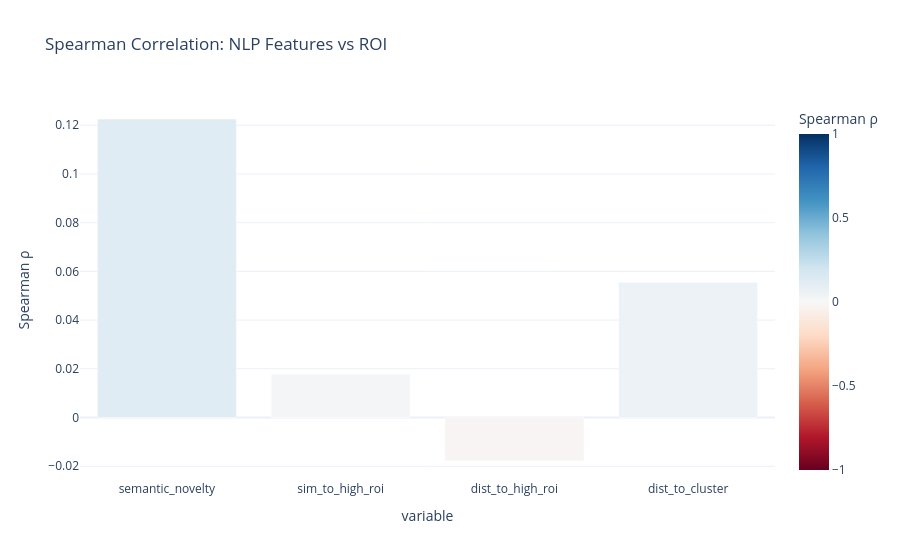

The cell this chart's notebook holds for it:
### Code cell
fig = px.bar(
    df_corr,
    x="variable",
    y="rho_spearman",
    color="rho_spearman",
    color_continuous_scale="RdBu",
    range_color=[-1, 1],
    title="Spearman Correlation: NLP Features vs ROI",
    labels={"rho_spearman": "Spearman ρ"}
)

fig.update_layout(template="plotly_white")
fig.show()

### Figure 1 — Plotly figure (JSON) as saved in the notebook; plotly's stock layout.template omitted (floating-point values rounded to 4 significant figures)
{"data": [{"hovertemplate": "variable=%{x}<br>Spearman ρ=%{marker.color}<extra></extra>", "legendgroup": "", "marker": {"color": [0.1226, 0.01786, -0.01786, 0.05549], "coloraxis": "coloraxis", "pattern": {"shape": ""}}, "name": "", "orientation": "v", "showlegend": false, "textposition": "auto", "type": "bar", "x": ["semantic_novelty", "sim_to_high_roi", "dist_to_high_roi", "dist_to_cluster"], "xaxis": "x", "y": [0.1226, 0.01786, -0.01786, 0.05549], "yaxis": "y"}], "layout": {"barmode": "relative", "coloraxis": {"cmax": 1, "cmin": -1, "colorbar": {"title": {"text": "Spearman ρ"}}, "colorscale": [[0, "rgb(103,0,31)"], [0.1, "rgb(178,24,43)"], [0.2, "rgb(214,96,77)"], [0.3, "rgb(244,165,130)"], [0.4, "rgb(253,219,199)"], [0.5, "rgb(247,247,247)"], [0.6, "rgb(209,229,240)"], [0.7, "rgb(146,197,222)"], [0.8, "rgb(67,147,195)"], [0.9, "rgb(33,102,172)"], [1, "rgb(5,48,97)"]]}, "legend": {"tracegroupgap": 0}, "title": {"text": "Spearman Correlation: NLP Features vs ROI"}, "xaxis": {"anchor": "y", "domain": [0, 1], "title": {"text": "variable"}}, "yaxis": {"anchor": "x", "domain": [0, 1], "title": {"text": "Spearman ρ"}}}}
